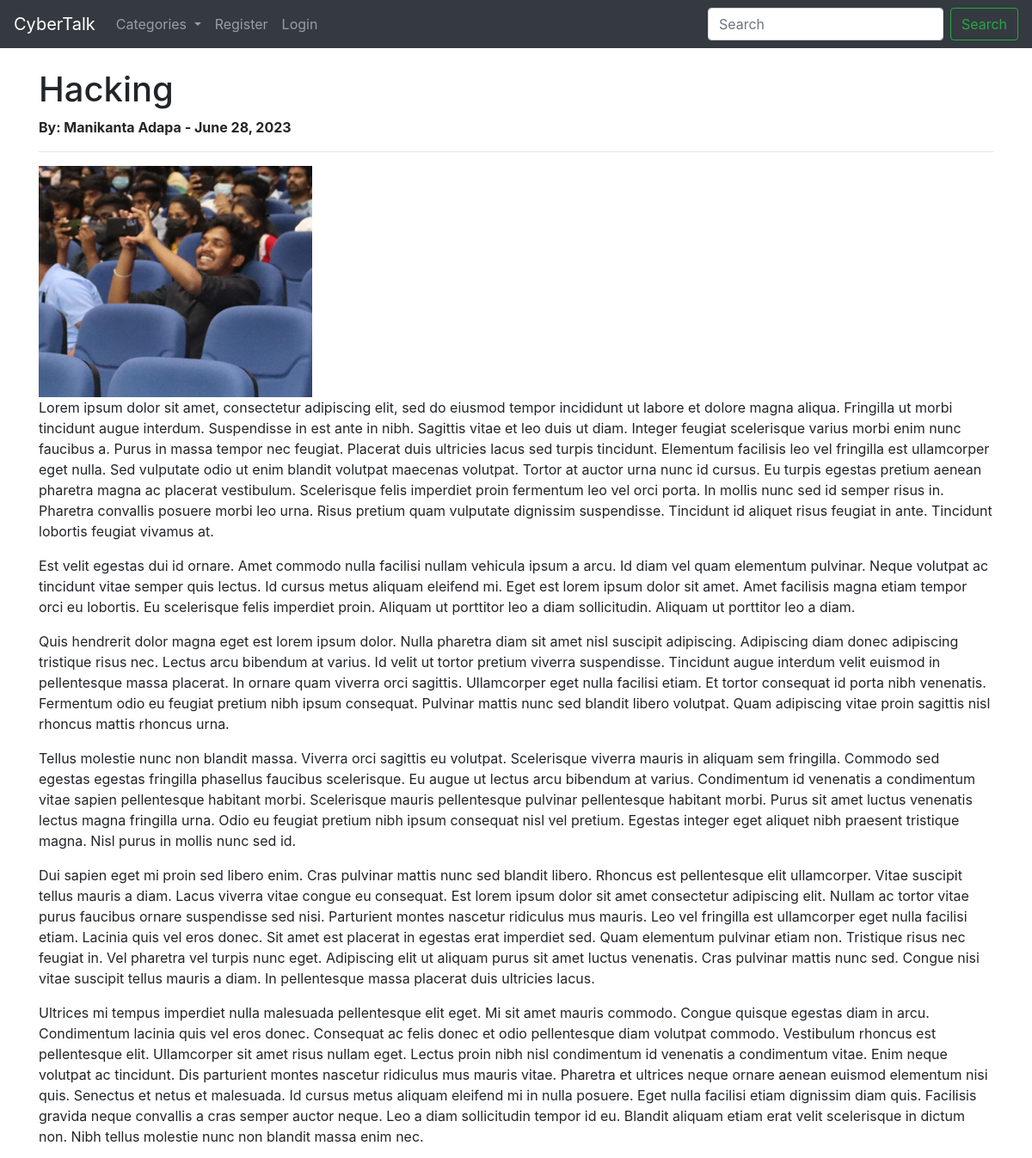
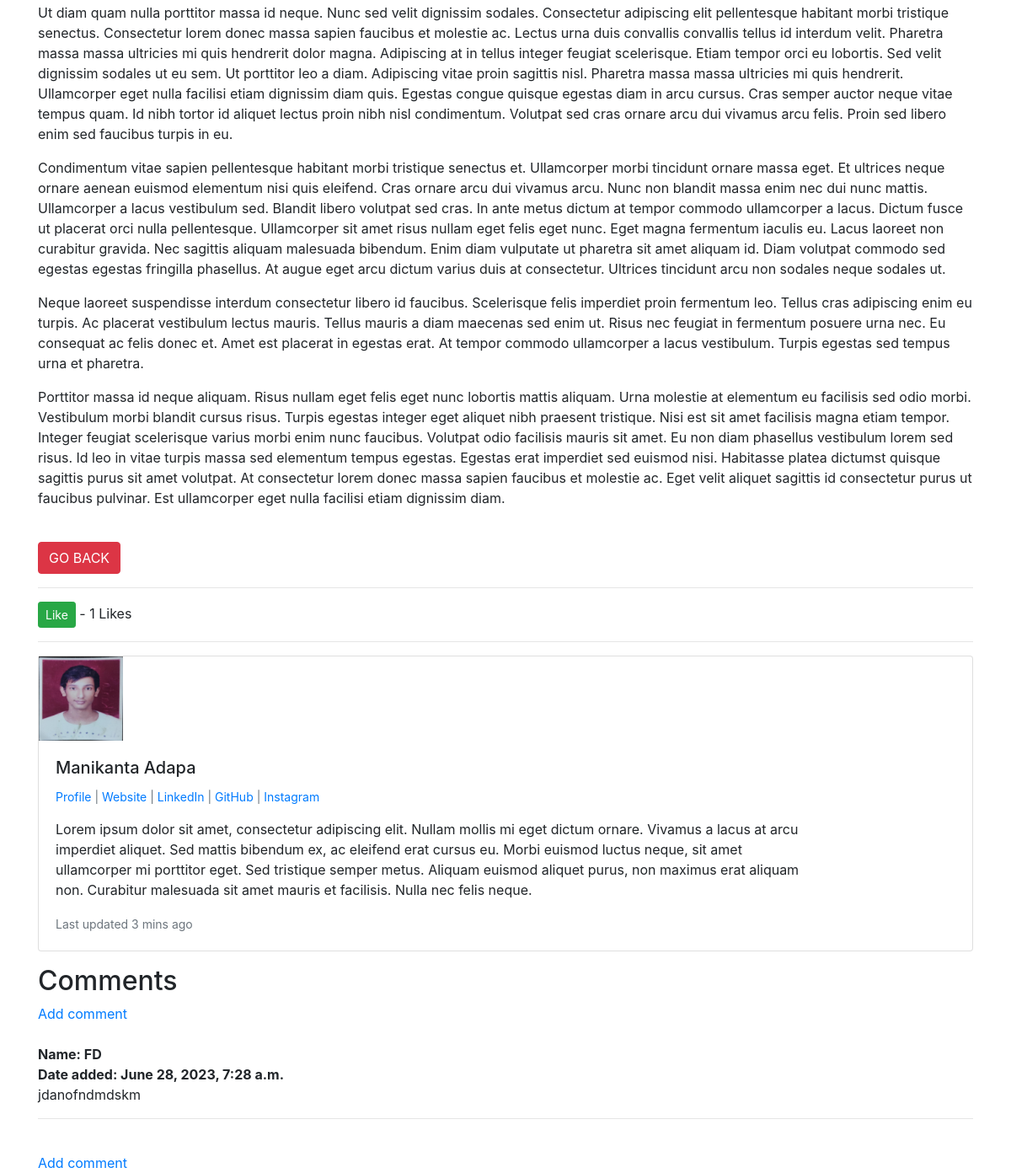
Screenshot of /article/30 with the database file from the repository (2 pictures, top to bottom).
### theblog/models.py (models this page shows, shortened)
class Post(models.Model):
    title=models.CharField(max_length=255)
    header_image=models.ImageField(null=True, blank=True,upload_to='images/')
    title_tag=models.CharField(max_length=255)
    author=models.ForeignKey(User, on_delete=models.CASCADE)
    body=RichTextField(blank=True,null=True)
    post_date=models.DateField(auto_now_add=True)
    category=models.CharField(max_length=255)
    snippet=models.CharField(max_length=255)
    likes=models.ManyToManyField(User,related_name='blog_posts')
    def total_likes(self):
        return self.likes.count()

class Profile(models.Model):
    user=models.OneToOneField(User,null=True,on_delete=models.CASCADE)
    bio=models.TextField()
    profile_pic=models.ImageField(null=True, blank=True,upload_to='images/profile/')
    website_url=models.CharField(max_length=255,null=True,blank=True)
    linkedin_url=models.CharField(max_length=255,null=True,blank=True)
    github_url=models.CharField(max_length=255,null=True,blank=True)
    ig_url=models.CharField(max_length=255,null=True,blank=True)
    xyz=models.CharField(max_length=200,null=True)

class Comment(models.Model):
    post=models.ForeignKey(Post, related_name="comments",on_delete=models.CASCADE)
    name=models.CharField(max_length=255)
    body=models.TextField()
    date_added=models.DateTimeField(auto_now_add=True)

### theblog/views.py (the view)
# urls.py: path('article/<int:pk>', ArticleDetailView.as_view(),name="article-detail"),
class ArticleDetailView(DetailView):
    model=Post
    template_name='article_detail.html'
    def get_context_data(self,*args, **kwargs):
            cat_menu=Category.objects.all()
            context=super(ArticleDetailView,self).get_context_data(*args, **kwargs)
            context["cat_menu"]=cat_menu
            stuff=get_object_or_404(Post, id=self.kwargs['pk'])
            total_likes=stuff.total_likes()
            liked=False
            if stuff.likes.filter(id=self.request.user.id).exists():
                liked=True
            context["liked"]=liked
            context["total_likes"]=total_likes
            return context

### theblog/models.py (called while the page is built)
    def __str__(self) -> str:
        return self.name

### theblog/templates/article_detail.html (shortened to what this page needs)
{% extends 'base.html' %}
{% load static %}
{% block content %}
<h1>{{post.title}}</h1>
<strong> By: {{post.author.first_name}} {{post.author.last_name}} - {{ post.post_date }} </strong>
<hr>
{% if post.header_image %}
<img src="{{ post.header_image.url }}" alt="Image not found">
{% endif %}
{{post.body|safe}}
<br>
<a href="{% url 'home' %}" class="btn btn-danger">GO BACK</a>
<hr>
<form action="{% url 'like_post' post.pk %}" method="post">
    {% if liked %}
    <button type="submit" name="post_id" value="{{ post.id }}" class="btn btn-danger btn-sm">Unlike</button>
    {% else %}
    <button type="submit" name="post_id" value="{{ post.id }}" class="btn btn-success btn-sm">Like</button>
    {% endif %}
    - {{ total_likes }} Likes
</form>
<hr>
<div class="card mb-3">
    <div class="row no-gutters">
        {% if post.author.profile.profile_pic %}
        <div class="col-md-4">
            <img src="{{post.author.profile.profile_pic.url}}" alt="..." width="100" height="100" alt="">
        </div>
        {% else %}
        <div class="col-md-4">
            <img src="{% static 'theblog/images/default_pic.jpg' %}" alt="..." width="100" height="100" alt="">
        </div>
        {% endif %}
        <div class="col-md-10">
            <div class="card-body">
                <h5 class="card-title">{{post.author.first_name}} {{post.author.last_name}}</h5>
                <p class="small text-muted">
                    {% if post.author.profile.website_url %}
                    <a href="{% url 'show_profile_page' post.author.profile.id %}">Profile</a> |
                    {% endif %}
                    {% if post.author.profile.website_url %}
                    <a href="{{post.author.profile.website_url}}">Website</a> |
                    {% endif %}
                    {% if post.author.profile.website_url %}
                    <a href="{{post.author.profile.linkedin_url}}">LinkedIn</a> |
                    {% endif %}
                    {% if post.author.profile.website_url %}
                    <a href="{{post.author.profile.github_url}}">GitHub</a> |
                    {% endif %}
                    {% if post.author.profile.website_url %}
                    <a href="{{post.author.profile.ig_url}}">Instagram</a>
                    {% endif %}
                </p>
                <p class="card-text">{{post.author.profile.bio}}</p>
                <p class="card-text"><small class="text-muted">Last updated 3 mins ago</small></p>
            </div>
        </div>
    </div>
</div>
<h2>Comments</h2>
{% if not post.comments.all %}
No comments yet... <a href="#">Add a comment</a>
{% else %}
<a href="{% url 'add_comment' post.pk %}">Add comment</a>
<br><br>
{% for comment in post.comments.all %}
<strong>
    Name: {{comment.name}} <br>
    Date added: {{comment.date_added}}
</strong>
<br>
{{comment.body}}
<hr>
{%endfor%}
{%endif%}
<br>
<a href="{% url 'add_comment' post.pk %}">Add comment</a>
{% endblock %}

### rows the page displays
Post: title "Hacking", author.first_name "Manikanta", author.last_name "Adapa", post_date "June 28, 2023", header_image (picture), body "Lorem ipsum dolor sit amet, consectetur adipiscing elit, sed do eiusmod tempor incididunt ut labore et dolore magna aliqua. Fringilla ut morbi tincidunt augue interdum. Suspendisse in est ante in nibh. Sagittis vitae et leo duis ut diam. Integer feugiat scelerisque varius morbi enim nunc faucibus a. Purus in massa tempor nec feugiat. Placerat duis ultricies lacus sed turpis tincidunt. Elementum facilisis leo vel fringilla est ullamcorper eget nulla. Sed vulputate odio ut enim blandit volutpat maecenas volutpat. Tortor at auctor urna nunc id cursus. Eu turpis egestas pretium aenean pharetra magna ac placerat vestibulum. Scelerisque felis imperdiet proin fermentum leo vel orci porta. In…", author.profile.profile_pic (picture), author.profile.bio "Lorem ipsum dolor sit amet, consectetur adipiscing elit. Nullam mollis mi eget dictum ornare. Vivamus a lacus at arcu imperdiet aliquet. Sed mattis bibendum ex, ac eleifend erat cursus eu. Morbi euismod luctus neque, sit amet ullamcorper mi porttitor eget. Sed tristique semper metus. Aliquam euismod aliquet purus, non maximus erat aliquam non. Curabitur malesuada sit amet mauris et facilisis. Nulla nec felis neque."
Comment: name "FD", date_added "June 28, 2023, 7:28 a.m.", body "jdanofndmdskm"

### other values shown
{{ total_likes }} "1"
